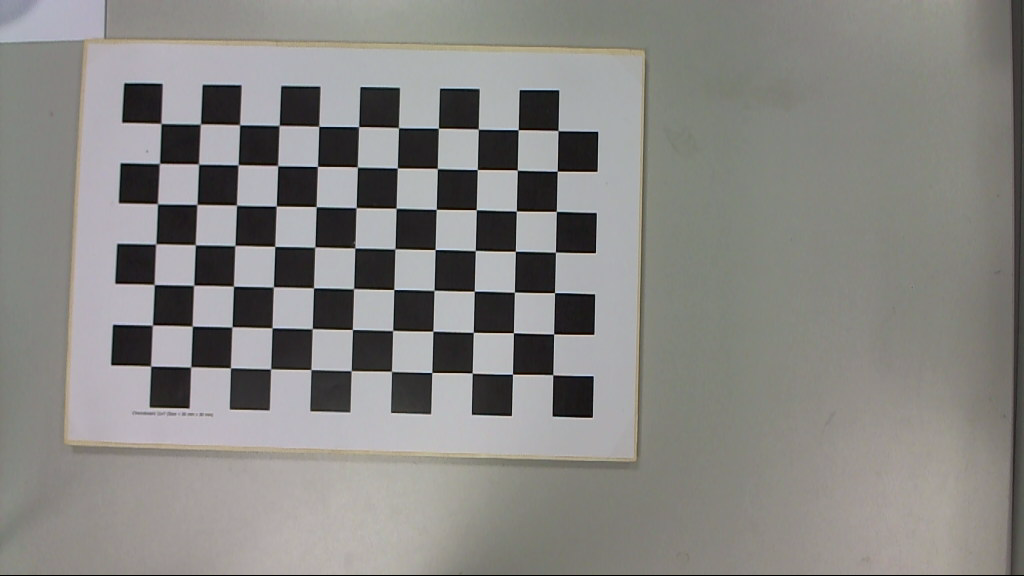
#> input picture backend/camera/calibration_images/leftcamera/Im_L_1.png, 1024 x 576 px
$ python -i roll_correction.py   (imports and definitions only)
#> lines starting #> are read from the running program, lines starting #| are printed output that depends on the picture; after the words box and inside, x2 and y2 are one past the last pixel; in counts of white or black regions, pixels touching at a corner belong together
#> further down, picture is the input picture: shape (576, 1024, 3); mean B, G, R 131.2, 134.2, 135.4
"""Shared camera-roll preprocessing for Camera Setup, Baseline and Monitoring.

Flow:
    raw frame
    -> Auto Roll estimate (Camera Setup only)
    -> stabilize / lock once
    -> automatic image correction
    -> Reference Card
    -> Baseline
    -> Monitoring

Goals:
    - Support Camera Roll in both directions.
    - Keep a normal camera close to 0 degrees.
    - Show candidate angle before Auto lock.
    - Apply one locked correction throughout the session.
    - Remove black borders after rotation by scaling the corrected image.
"""

from __future__ import annotations

import cv2
import numpy as np


# ============================================================
# PUBLIC CONTRACT
# ============================================================

ROLL_SOURCE_AUTO = "AUTO_CONFIRMED"
ROLL_SOURCE_USER = "USER_CONFIRMED"

ROLL_SOURCES = (
    ROLL_SOURCE_AUTO,
    ROLL_SOURCE_USER,
)

ROLL_LIMIT_DEG = 30.0


# ============================================================
# MULTI-FRAME AUTO LOCK
# ============================================================

AUTO_WINDOW = 6
AUTO_MAX_SPREAD_DEG = 2.0
AUTO_MAX_ATTEMPTS = 60


# ============================================================
# SINGLE-FRAME SETTINGS
# ============================================================

NEUTRAL_DEADZONE_DEG = 0.80

DUAL_AXIS_AGREEMENT_DEG = 3.0
AXIS_SPREAD_MAX_DEG = 2.5

SPATIAL_COLS = 4
SPATIAL_ROWS = 3

MIN_AXIS_LINES = 2
MIN_AXIS_BINS = 2

SINGLE_AXIS_MIN_LINES = 3
SINGLE_AXIS_MIN_BINS = 2
SINGLE_AXIS_MAX_SPREAD_DEG = 2.0
SINGLE_AXIS_MIN_CONSISTENCY = 0.60

NEUTRAL_MIN_BINS = 2
NEUTRAL_SUPPORT_RADIUS_DEG = 1.75
NEUTRAL_MIN_SUPPORT_RATIO = 0.55

MAX_AXIS_DEVIATION_DEG = 30.0

LINE_WEIGHT_CAP_RATIO = 0.22


# ============================================================
# SIGN CONVENTION
# ============================================================

# [336 lines left out: functions correction_from_detected_tilt, _borderless_rotation_scale, level_frame, prepare_frame, draw_level_grid, not called in this run]


# ============================================================
# ROBUST HELPERS
# ============================================================

def _normalize_axis_angle(
    angle_deg,
):
    """
    Convert a line angle into deviation from
    the nearest horizontal or vertical axis.

    Result:
        -45° .. +45°
    """

    return (
        float(
            angle_deg
        )
        +
        45.0
    ) % 90.0 - 45.0


# [98 lines left out: functions _weighted_median, _mad, not called in this run]


def _spatial_bin(
    x,
    y,
    width,
    height,
):

    col = int(
        (
            float(
                x
            )
            /
            max(
                float(
                    width
                ),
                1.0,
            )
        )
        *
        SPATIAL_COLS
    )

    row = int(
        (
            float(
                y
            )
            /
            max(
                float(
                    height
                ),
                1.0,
            )
        )
        *
        SPATIAL_ROWS
    )

    col = max(
        0,
        min(
            SPATIAL_COLS - 1,
            col,
        ),
    )

    row = max(
        0,
        min(
            SPATIAL_ROWS - 1,
            row,
        ),
    )

    return (
        row,
        col,
    )


# ============================================================
# AXIS SUMMARY
# ============================================================

# [130 lines left out: function _axis_summary, not called in this run]


# ============================================================
# STRUCTURAL LINE EXTRACTION
# ============================================================

def _extract_evidence(
    frame,
):

    if frame is None:
        return None

    height, width = (
        frame.shape[:2]
    )
#> height = 576; width = 1024

    if (
        height < 80
        or
        width < 80
    ):

        return None

    x0 = int(
        width * 0.05
    )
#> x0 = 51

    x1 = int(
        width * 0.95
    )
#> x1 = 972

    y0 = int(
        height * 0.05
    )
#> y0 = 28

    y1 = int(
        height * 0.95
    )
#> y1 = 547

    crop = frame[
        y0:y1,
        x0:x1,
    ]
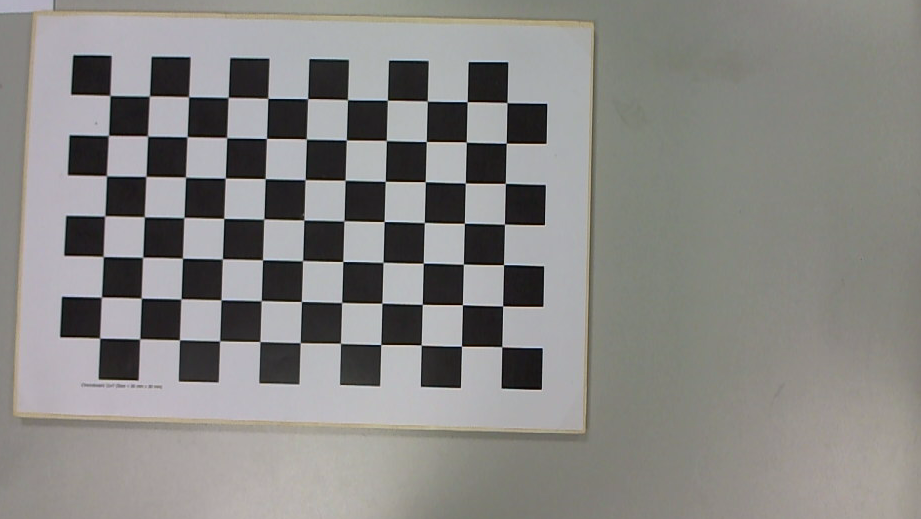
#> crop: shape (519, 921, 3); mean B, G, R 132.2, 134.8, 135.9

    if crop.size == 0:
        return None

    crop_height, crop_width = (
        crop.shape[:2]
    )
#> crop_height = 519; crop_width = 921

    gray = cv2.cvtColor(
        crop,
        cv2.COLOR_BGR2GRAY,
    )

    clahe = cv2.createCLAHE(
        clipLimit=2.0,
        tileGridSize=(
            8,
            8,
        ),
    )

    gray = clahe.apply(
        gray
    )
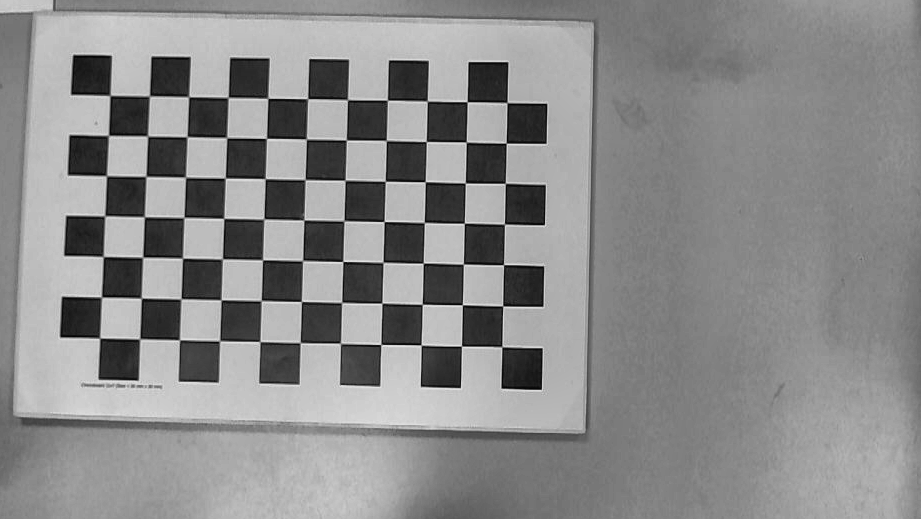
#> gray: shape (519, 921); min 1, max 230, mean 138.4

    blurred = cv2.GaussianBlur(
        gray,
        (
            5,
            5,
        ),
        0,
    )

    edges = cv2.Canny(
        blurred,
        40,
        120,
    )
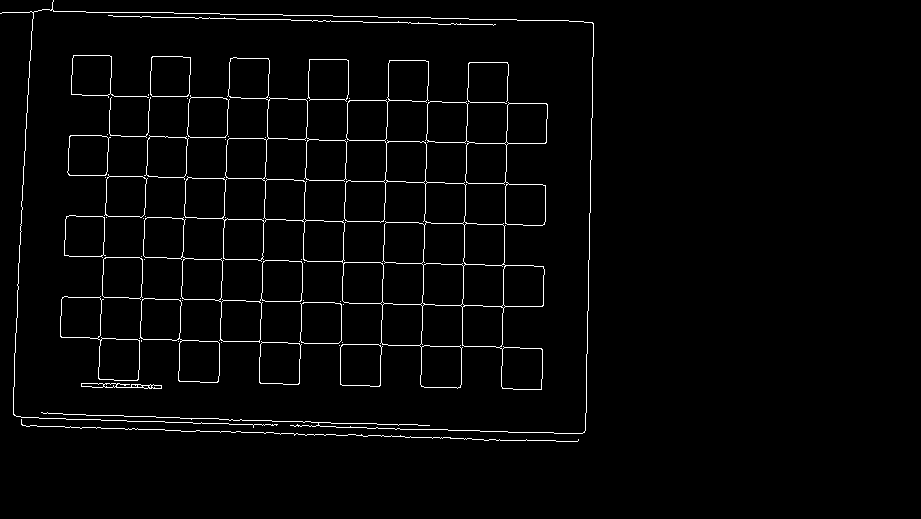
#> edges: shape (519, 921); 2.3% white in thin lines or dots, all inside (x1, y1, x2, y2) = (0, 0, 594, 442)

    min_dimension = min(
        crop_height,
        crop_width,
    )
#> min_dimension = 519

    min_line_length = max(
        35,
        int(
            min_dimension
            *
            0.10
        ),
    )
#> min_line_length = 51

    lines = cv2.HoughLinesP(
        edges,
        rho=1,
        theta=np.pi / 360.0,
        threshold=30,
        minLineLength=min_line_length,
        maxLineGap=30,
    )
#> lines = 57 rows, first 6: [585, 430, 591, 118], [30, 11, 121, 12], [108, 15, 493, 25], [380, 385, 388, 63], [342, 262, 348, 76], [420, 384, 428, 62]

    if lines is None:
        return None

    horizontal = []
    vertical = []

    diagonal = float(
        np.hypot(
            crop_width,
            crop_height,
        )
    )
#> diagonal = 1057.2

    max_weight = (
        diagonal
        *
        LINE_WEIGHT_CAP_RATIO
    )
#> max_weight = 232.6

    for (
        x_start,
        y_start,
        x_end,
        y_end,
    ) in lines.reshape(
        -1,
        4,
    ):

        dx = float(
            x_end - x_start
        )

        dy = float(
            y_end - y_start
        )

        length = float(
            np.hypot(
                dx,
                dy,
            )
        )

        if (
            length
            <
            min_line_length
        ):
            continue

        raw_angle = float(
            np.degrees(
                np.arctan2(
                    dy,
                    dx,
                )
            )
        )

        orientation = (
            raw_angle
            %
            180.0
        )

        horizontal_distance = min(
            orientation,
            180.0
            -
            orientation,
        )

        vertical_distance = abs(
            orientation
            -
            90.0
        )

        if (
            min(
                horizontal_distance,
                vertical_distance,
            )
            >
            MAX_AXIS_DEVIATION_DEG
        ):
            continue

        axis_angle = (
            _normalize_axis_angle(
                raw_angle
            )
        )

        if (
            abs(
                axis_angle
            )
            >
            ROLL_LIMIT_DEG
        ):
            continue

        midpoint_x = (
            float(
                x_start
                +
                x_end
            )
            *
            0.5
        )

        midpoint_y = (
            float(
                y_start
                +
                y_end
            )
            *
            0.5
        )

        bin_id = (
            _spatial_bin(
                midpoint_x,
                midpoint_y,
                crop_width,
                crop_height,
            )
        )

        record = {
            "angle":
                float(
                    axis_angle
                ),

            "weight":
                float(
                    min(
                        length,
                        max_weight,
                    )
                ),

            "bin":
                bin_id,
        }

        if (
            horizontal_distance
            <=
            vertical_distance
        ):

            horizontal.append(
                record
            )

        else:

            vertical.append(
                record
            )
#> this loop made 57 passes
#> (x_start, y_start, x_end, y_end, dx, dy, length, raw_angle) on passes 1 to 12: (585, 430, 591, 118, 6, -312, 312.1, -88.9), (30, 11, 121, 12, 91, 1, 91.01, 0.63), (108, 15, 493, 25, 385, 10, 385.1, 1.49), (380, 385, 388, 63, 8, -322, 322.1, -88.58), (342, 262, 348, 76, 6, -186, 186.1, -88.15), (420, 384, 428, 62, 8, -322, 322.1, -88.58), (69, 175, 191, 177, 122, 2, 122, 0.939), (39, 418, 399, 428, 360, 10, 360.1, 1.59), (379, 100, 508, 102, 129, 2, 129, 0.888), (70, 135, 545, 143, 475, 8, 475.1, 0.965), (165, 430, 577, 441, 412, 11, 412.1, 1.53), (336, 427, 575, 433, 239, 6, 239.1, 1.44)
#> (x_start, y_start, x_end, y_end) on passes 44 to 49: (92, 387, 161, 387), (383, 181, 544, 185), (81, 384, 161, 385), (212, 418, 429, 425), (140, 299, 151, 57), (81, 383, 153, 384)

    return {
        "horizontal":
            horizontal,

        "vertical":
            vertical,
    }


# ============================================================
# NEUTRAL CHECK
# ============================================================

# [351 lines left out: functions _neutral_from_available_axes, estimate_scene_tilt, detect_camera_tilt, not called in this run]

# ============================================================
# MULTI-FRAME LOCK
# ============================================================

class AutoRollCollector:
    """
    Stabilize reliable estimates before applying correction.

    latest_* fields are visible before lock,
    so the UI can show candidate values.
    """

    DETECTING = "DETECTING"
    AUTO = "AUTO"
    UNAVAILABLE = "UNAVAILABLE"

    # [182 lines left out: functions __init__, reset, add, not called in this run]

>>> import cv2
>>> picture = cv2.imread('../../../../backend/camera/calibration_images/leftcamera/Im_L_1.png')
>>> result = _extract_evidence(picture)

$ run again, on backend/camera/calibration_images/leftcamera/Im_L_11.png
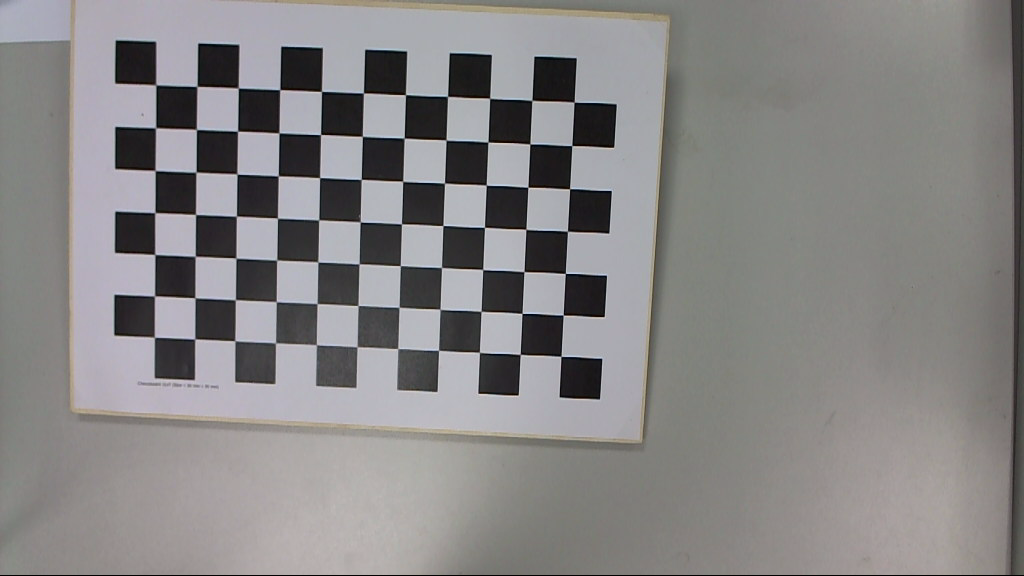
#> input picture backend/camera/calibration_images/leftcamera/Im_L_11.png, 1024 x 576 px
#> picture is the input picture: shape (576, 1024, 3); mean B, G, R 133.3, 133.1, 134.9
#> in _extract_evidence, `gray = clahe.apply( gray )`:
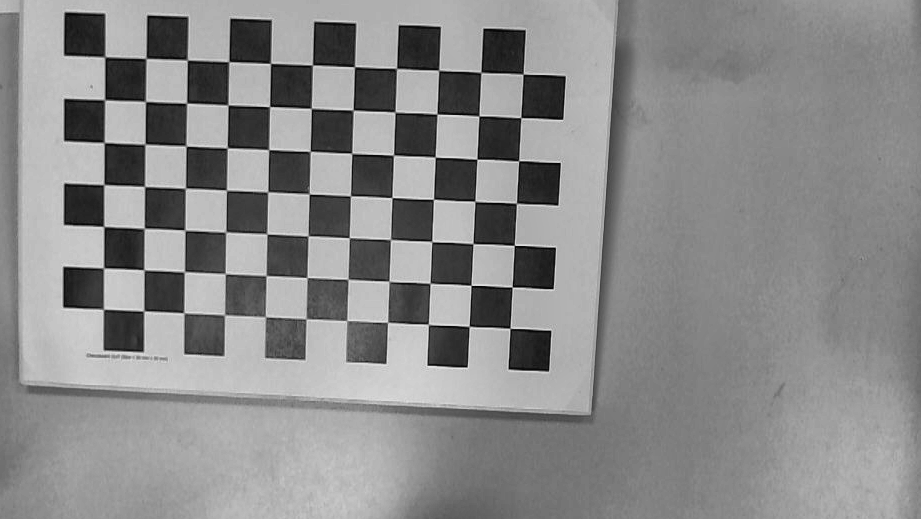
#> gray: shape (519, 921); min 1, max 231, mean 138.6
#> in _extract_evidence, `edges = cv2.Canny( blurred, 40, 120, )`:
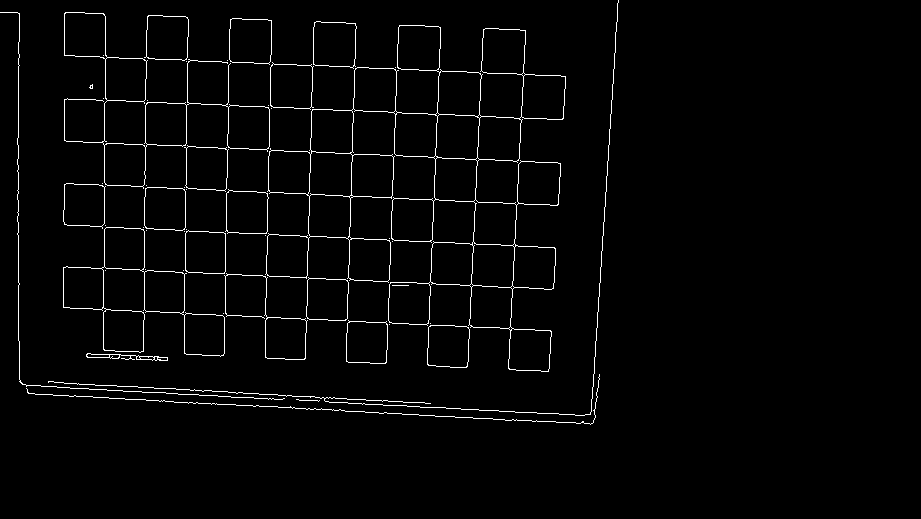
#> edges: shape (519, 921); 2.2% white in thin lines or dots, all inside (x1, y1, x2, y2) = (0, 0, 619, 425)
#> lines = 51 rows, first 6: [35, 394, 592, 423], [66, 141, 557, 162], [64, 54, 565, 76], [184, 353, 185, 185], [142, 271, 551, 289], [26, 385, 595, 415]
#> the loop in _extract_evidence, `for ( x_start, y_start, x_end, y_end, ) in lines.reshape( -1, 4, ): ` made 51 passes
#> (x_start, y_start, x_end, y_end, dx, dy, length, raw_angle) on passes 1 to 8: (35, 394, 592, 423, 557, 29, 557.8, 2.98), (66, 141, 557, 162, 491, 21, 491.4, 2.45), (64, 54, 565, 76, 501, 22, 501.5, 2.51), (184, 353, 185, 185, 1, -168, 168, -89.66), (142, 271, 551, 289, 409, 18, 409.4, 2.52), (26, 385, 595, 415, 569, 30, 569.8, 3.02), (102, 227, 554, 247, 452, 20, 452.4, 2.53), (143, 399, 146, 30, 3, -369, 369, -89.53)

$ run again, on backend/camera/calibration_images/leftcamera/Im_L_12.png
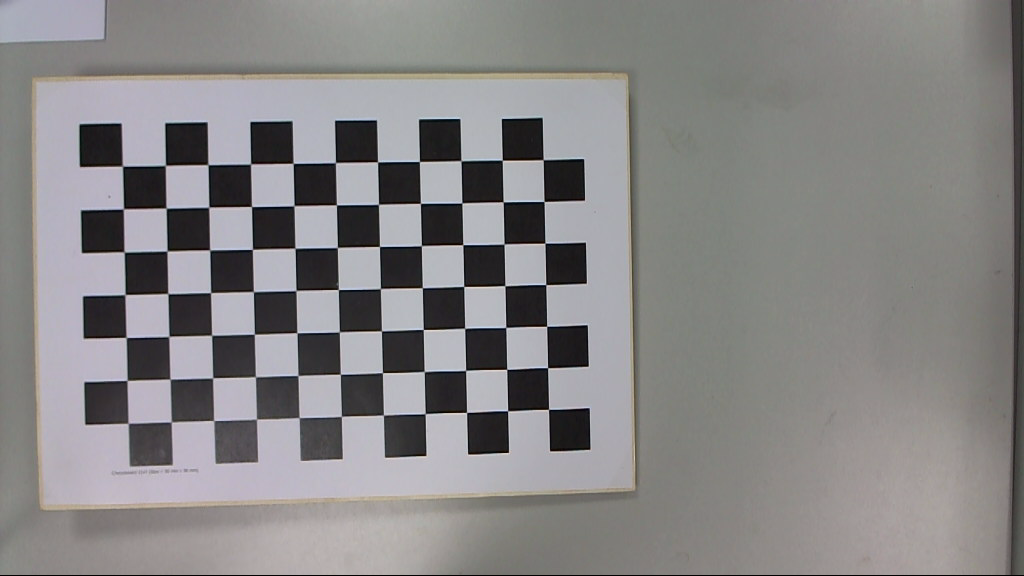
#> input picture backend/camera/calibration_images/leftcamera/Im_L_12.png, 1024 x 576 px
#> picture is the input picture: shape (576, 1024, 3); mean B, G, R 133.2, 132.8, 134.5
#> in _extract_evidence, `gray = clahe.apply( gray )`:
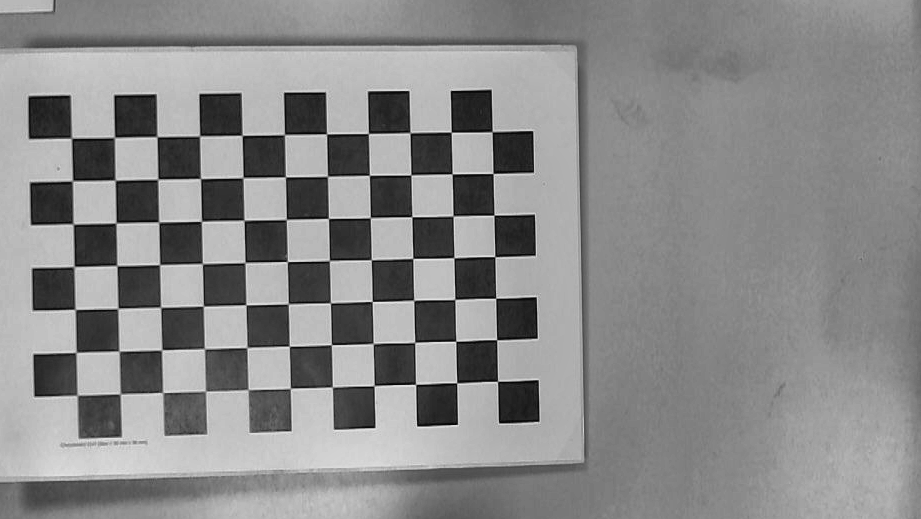
#> gray: shape (519, 921); min 1, max 232, mean 137.6
#> in _extract_evidence, `edges = cv2.Canny( blurred, 40, 120, )`:
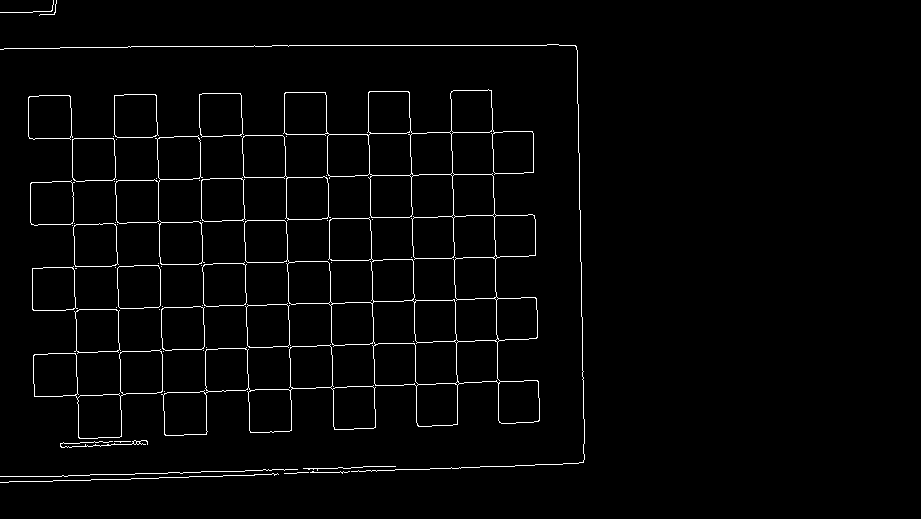
#> edges: shape (519, 921); 2.1% white in thin lines or dots, all inside (x1, y1, x2, y2) = (0, 0, 585, 483)
#> lines = 54 rows, first 6: [60, 47, 368, 45], [577, 50, 584, 459], [40, 310, 536, 298], [90, 480, 578, 463], [325, 135, 532, 131], [52, 181, 533, 172]
#> the loop in _extract_evidence, `for ( x_start, y_start, x_end, y_end, ) in lines.reshape( -1, 4, ): ` made 54 passes
#> (x_start, y_start, x_end, y_end, dx, dy, length, raw_angle) on passes 1 to 8: (60, 47, 368, 45, 308, -2, 308, -0.372), (577, 50, 584, 459, 7, 409, 409.1, 89.02), (40, 310, 536, 298, 496, -12, 496.1, -1.39), (90, 480, 578, 463, 488, -17, 488.3, -2), (325, 135, 532, 131, 207, -4, 207, -1.11), (52, 181, 533, 172, 481, -9, 481.1, -1.07), (31, 224, 368, 218, 337, -6, 337.1, -1.02), (48, 353, 416, 343, 368, -10, 368.1, -1.56)
